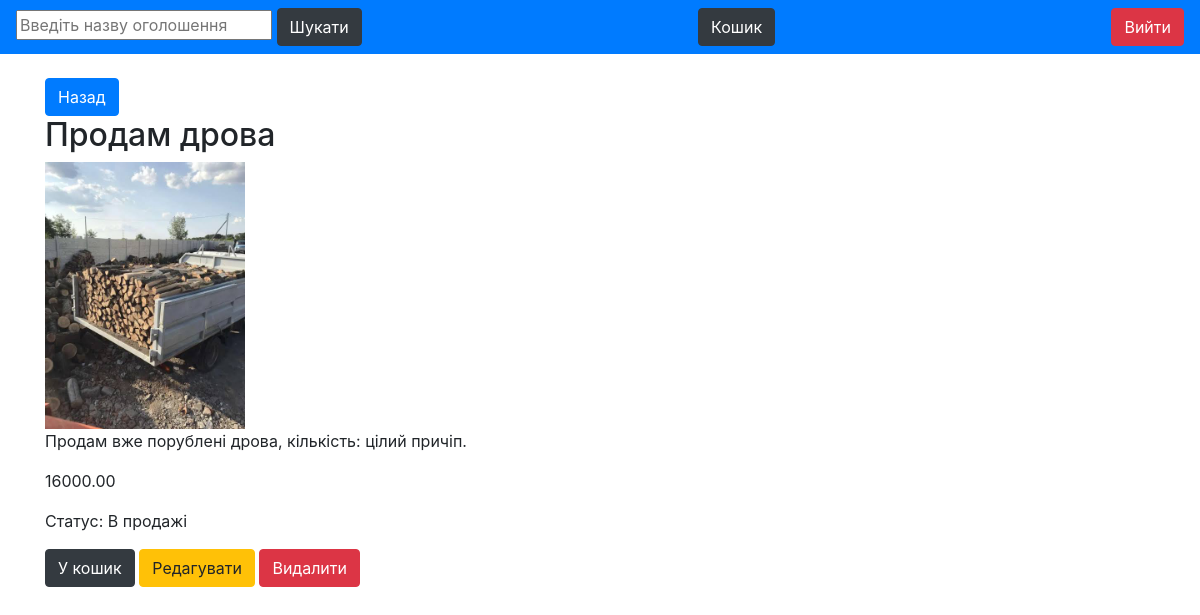
The page /3/ad/ (signed in) on the database its author committed.
### ads/models.py (models this page shows)
class Ad(models.Model):
    title = models.CharField(max_length=30)
    detail = models.TextField(blank=True)
    image = models.ImageField(upload_to='create/')
    price = models.DecimalField(max_digits=15, decimal_places=2)
    status = models.BooleanField(default=False)
    author = models.ForeignKey(User, on_delete=models.CASCADE)

### ads/views.py (the view)
# urls.py: path('<int:pk>/ad/', views.AdDetailView.as_view(), name="ad_details"),
class AdDetailView(LoginRequiredMixin, DetailView):
    model = Ad
    template_name = 'ad_details.html'
    context_object_name = 'ad'

### templates/ad_details.html
{% extends "base.html" %}
{% block content %}
        <a class="btn btn-primary" href="{% url 'ad_list' %}">Назад</a>
        <h2>{{ad.title}}</h2>
        <img src="{{ ad.image.url }}" alt="{{ ad.title }}" width="200">
        <p>{{ad.detail}}</p>
        <p>{{ad.price}}</p>
        <p>Статус: {% if ad.status %} Куплено {% else %} В продажі {% endif %}</p>
        <a class="btn btn-dark" href="{% url 'cart_add' ad.pk %}">У кошик</a>
        <a class="btn btn-warning" href="{% url 'update_ad' ad.pk %}">Редагувати</a>
        <a class="btn btn-danger" href="{% url 'delete_ad' ad.pk %}">Видалити</a>
{% endblock %}

### rows shown on the page
Ad: title "Продам дрова", image (picture), detail "Продам вже порублені дрова, кількість: цілий причіп.", price "16000.00"
